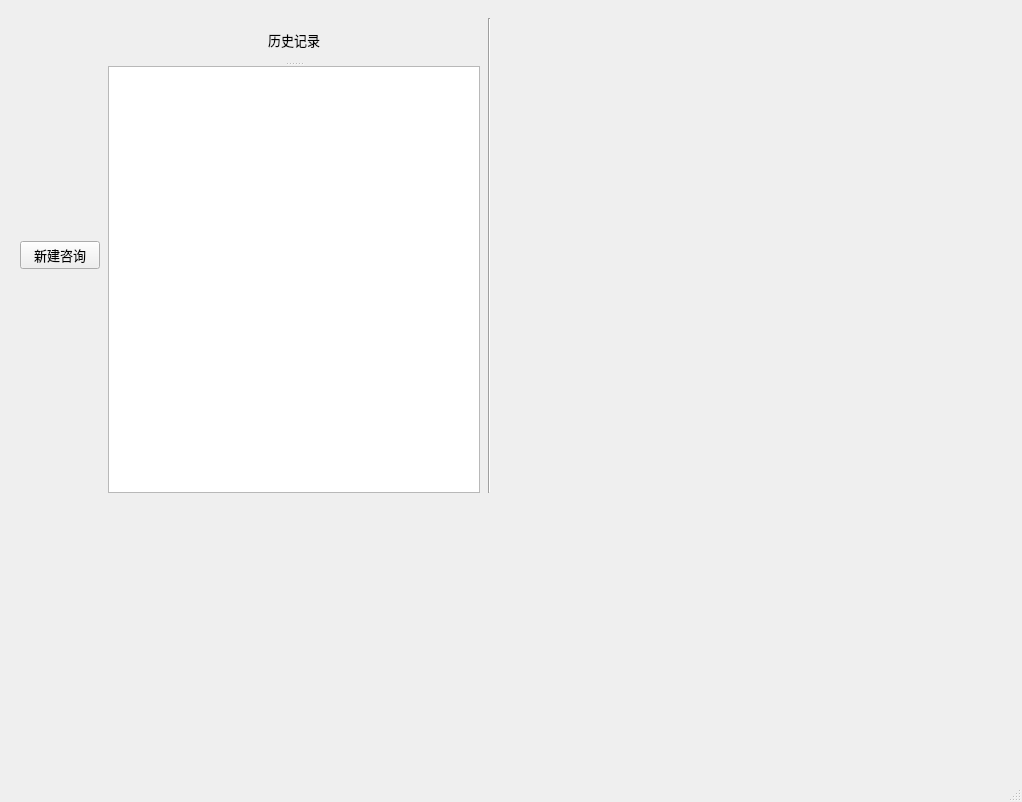
<?xml version="1.0" encoding="UTF-8"?>
<ui version="4.0">
 <class>MainWindow</class>
 <widget class="QMainWindow" name="MainWindow">
  <property name="geometry">
   <rect>
    <x>0</x>
    <y>0</y>
    <width>1022</width>
    <height>802</height>
   </rect>
  </property>
  <property name="font">
   <font>
    <family>微软雅黑</family>
    <pointsize>10</pointsize>
   </font>
  </property>
  <property name="windowTitle">
   <string>MainWindow</string>
  </property>
  <widget class="QWidget" name="centralwidget">
   <property name="font">
    <font>
     <family>微软雅黑</family>
     <pointsize>10</pointsize>
    </font>
   </property>
   <widget class="QWidget" name="gridLayoutWidget">
    <property name="geometry">
     <rect>
      <x>10</x>
      <y>10</y>
      <width>491</width>
      <height>491</height>
     </rect>
    </property>
    <layout class="QGridLayout" name="gridLayout_2">
     <property name="leftMargin">
      <number>10</number>
     </property>
     <property name="topMargin">
      <number>8</number>
     </property>
     <property name="rightMargin">
      <number>10</number>
     </property>
     <property name="bottomMargin">
      <number>8</number>
     </property>
     <property name="spacing">
      <number>8</number>
     </property>
     <item row="0" column="0">
      <widget class="QPushButton" name="pushButton_2">
       <property name="sizePolicy">
        <sizepolicy hsizetype="Fixed" vsizetype="Fixed">
         <horstretch>0</horstretch>
         <verstretch>0</verstretch>
        </sizepolicy>
       </property>
       <property name="maximumSize">
        <size>
         <width>16777215</width>
         <height>16777215</height>
        </size>
       </property>
       <property name="text">
        <string>新建咨询</string>
       </property>
      </widget>
     </item>
     <item row="0" column="1">
      <widget class="QSplitter" name="splitter">
       <property name="orientation">
        <enum>Qt::Vertical</enum>
       </property>
       <widget class="QLabel" name="label_2">
        <property name="text">
         <string>历史记录</string>
        </property>
        <property name="alignment">
         <set>Qt::AlignCenter</set>
        </property>
       </widget>
       <widget class="QListView" name="listView"/>
      </widget>
     </item>
     <item row="0" column="2">
      <widget class="Line" name="line">
       <property name="orientation">
        <enum>Qt::Vertical</enum>
       </property>
      </widget>
     </item>
    </layout>
   </widget>
  </widget>
  <widget class="QMenuBar" name="menubar">
   <property name="geometry">
    <rect>
     <x>0</x>
     <y>0</y>
     <width>1022</width>
     <height>29</height>
    </rect>
   </property>
  </widget>
  <widget class="QStatusBar" name="statusbar"/>
 </widget>
 <resources/>
 <connections/>
</ui>
